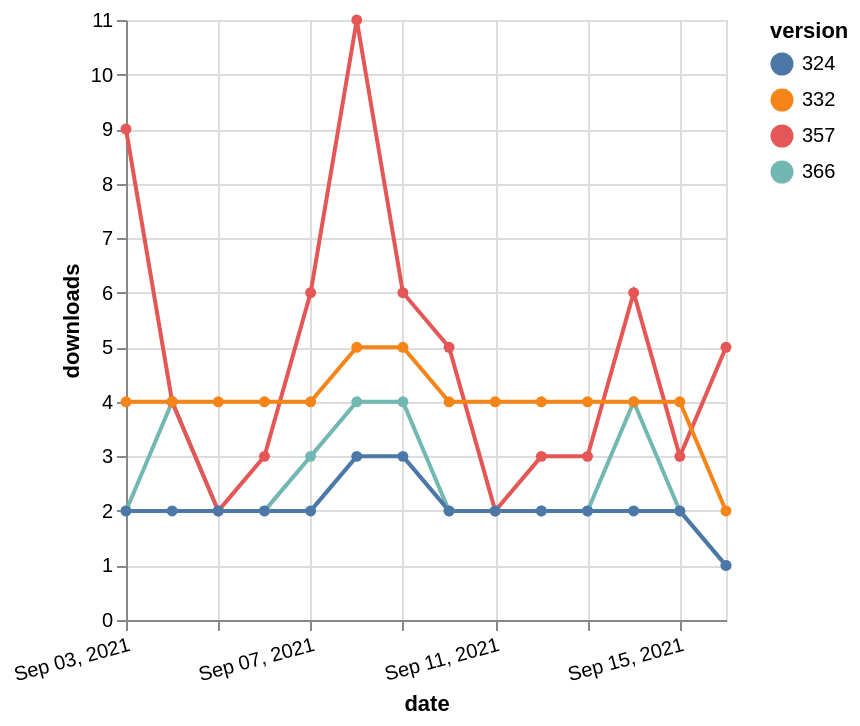

Source (Vega-Lite JSON):
### Vega-Lite specification from a JSON file in a GitHub repository (floating-point values rounded to 4 significant figures)
{"$schema": "https://vega.github.io/schema/vega-lite/v5.json", "description": "A simple bar chart with embedded data.", "data": {"values": [{"date": "2021-09-03", "total": 3121, "delta": 2, "version": "366"}, {"date": "2021-09-04", "total": 3125, "delta": 4, "version": "366"}, {"date": "2021-09-05", "total": 3127, "delta": 2, "version": "366"}, {"date": "2021-09-06", "total": 3129, "delta": 2, "version": "366"}, {"date": "2021-09-07", "total": 3132, "delta": 3, "version": "366"}, {"date": "2021-09-08", "total": 3136, "delta": 4, "version": "366"}, {"date": "2021-09-09", "total": 3140, "delta": 4, "version": "366"}, {"date": "2021-09-10", "total": 3142, "delta": 2, "version": "366"}, {"date": "2021-09-11", "total": 3144, "delta": 2, "version": "366"}, {"date": "2021-09-12", "total": 3146, "delta": 2, "version": "366"}, {"date": "2021-09-13", "total": 3148, "delta": 2, "version": "366"}, {"date": "2021-09-14", "total": 3152, "delta": 4, "version": "366"}, {"date": "2021-09-15", "total": 3154, "delta": 2, "version": "366"}, {"date": "2021-09-16", "total": 3155, "delta": 1, "version": "366"}, {"date": "2021-09-03", "total": 5736, "delta": 9, "version": "357"}, {"date": "2021-09-04", "total": 5740, "delta": 4, "version": "357"}, {"date": "2021-09-05", "total": 5742, "delta": 2, "version": "357"}, {"date": "2021-09-06", "total": 5745, "delta": 3, "version": "357"}, {"date": "2021-09-07", "total": 5751, "delta": 6, "version": "357"}, {"date": "2021-09-08", "total": 5762, "delta": 11, "version": "357"}, {"date": "2021-09-09", "total": 5768, "delta": 6, "version": "357"}, {"date": "2021-09-10", "total": 5773, "delta": 5, "version": "357"}, {"date": "2021-09-11", "total": 5775, "delta": 2, "version": "357"}, {"date": "2021-09-12", "total": 5778, "delta": 3, "version": "357"}, {"date": "2021-09-13", "total": 5781, "delta": 3, "version": "357"}, {"date": "2021-09-14", "total": 5787, "delta": 6, "version": "357"}, {"date": "2021-09-15", "total": 5790, "delta": 3, "version": "357"}, {"date": "2021-09-16", "total": 5795, "delta": 5, "version": "357"}, {"date": "2021-09-03", "total": 4980, "delta": 4, "version": "332"}, {"date": "2021-09-04", "total": 4984, "delta": 4, "version": "332"}, {"date": "2021-09-05", "total": 4988, "delta": 4, "version": "332"}, {"date": "2021-09-06", "total": 4992, "delta": 4, "version": "332"}, {"date": "2021-09-07", "total": 4996, "delta": 4, "version": "332"}, {"date": "2021-09-08", "total": 5001, "delta": 5, "version": "332"}, {"date": "2021-09-09", "total": 5006, "delta": 5, "version": "332"}, {"date": "2021-09-10", "total": 5010, "delta": 4, "version": "332"}, {"date": "2021-09-11", "total": 5014, "delta": 4, "version": "332"}, {"date": "2021-09-12", "total": 5018, "delta": 4, "version": "332"}, {"date": "2021-09-13", "total": 5022, "delta": 4, "version": "332"}, {"date": "2021-09-14", "total": 5026, "delta": 4, "version": "332"}, {"date": "2021-09-15", "total": 5030, "delta": 4, "version": "332"}, {"date": "2021-09-16", "total": 5032, "delta": 2, "version": "332"}, {"date": "2021-09-03", "total": 2628, "delta": 2, "version": "324"}, {"date": "2021-09-04", "total": 2630, "delta": 2, "version": "324"}, {"date": "2021-09-05", "total": 2632, "delta": 2, "version": "324"}, {"date": "2021-09-06", "total": 2634, "delta": 2, "version": "324"}, {"date": "2021-09-07", "total": 2636, "delta": 2, "version": "324"}, {"date": "2021-09-08", "total": 2639, "delta": 3, "version": "324"}, {"date": "2021-09-09", "total": 2642, "delta": 3, "version": "324"}, {"date": "2021-09-10", "total": 2644, "delta": 2, "version": "324"}, {"date": "2021-09-11", "total": 2646, "delta": 2, "version": "324"}, {"date": "2021-09-12", "total": 2648, "delta": 2, "version": "324"}, {"date": "2021-09-13", "total": 2650, "delta": 2, "version": "324"}, {"date": "2021-09-14", "total": 2652, "delta": 2, "version": "324"}, {"date": "2021-09-15", "total": 2654, "delta": 2, "version": "324"}, {"date": "2021-09-16", "total": 2655, "delta": 1, "version": "324"}]}, "width": "container", "mark": {"type": "line", "point": {"filled": true}}, "encoding": {"x": {"field": "date", "type": "temporal", "timeUnit": "yearmonthdate", "title": "date", "axis": {"labelAngle": -15}}, "y": {"field": "delta", "type": "quantitative", "title": "downloads"}, "color": {"field": "version", "type": "nominal"}, "tooltip": {"field": "delta"}}}
